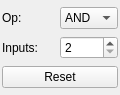
<?xml version="1.0" encoding="UTF-8"?>
<ui version="4.0">
 <class>CombineSyncEmbeddedWidget</class>
 <widget class="QWidget" name="CombineSyncEmbeddedWidget">
  <property name="geometry">
   <rect>
    <x>0</x>
    <y>0</y>
    <width>120</width>
    <height>95</height>
   </rect>
  </property>
  <property name="windowTitle">
   <string>Form</string>
  </property>
  <layout class="QVBoxLayout" name="verticalLayout">
   <property name="spacing">
    <number>2</number>
   </property>
   <property name="leftMargin">
    <number>2</number>
   </property>
   <property name="topMargin">
    <number>2</number>
   </property>
   <property name="rightMargin">
    <number>2</number>
   </property>
   <property name="bottomMargin">
    <number>2</number>
   </property>
   <item>
    <layout class="QHBoxLayout" name="operationLayout">
     <property name="spacing">
      <number>0</number>
     </property>
     <item>
      <widget class="QLabel" name="operationLabel">
       <property name="text">
        <string>Op:</string>
       </property>
      </widget>
     </item>
     <item>
      <widget class="QComboBox" name="mpComboBox">
       <item>
        <property name="text">
         <string>AND</string>
        </property>
       </item>
       <item>
        <property name="text">
         <string>OR</string>
        </property>
       </item>
      </widget>
     </item>
    </layout>
   </item>
   <item>
    <layout class="QHBoxLayout" name="inputSizeLayout">
     <property name="spacing">
      <number>0</number>
     </property>
     <item>
      <widget class="QLabel" name="inputSizeLabel">
       <property name="text">
        <string>Inputs:</string>
       </property>
      </widget>
     </item>
     <item>
      <widget class="QSpinBox" name="mpSpinBox">
       <property name="toolTip">
        <string>Number of input ports</string>
       </property>
       <property name="minimum">
        <number>2</number>
       </property>
       <property name="maximum">
        <number>10</number>
       </property>
       <property name="value">
        <number>2</number>
       </property>
      </widget>
     </item>
    </layout>
   </item>
   <item>
    <widget class="QPushButton" name="mpResetButton">
     <property name="toolTip">
      <string>Reset all ready states and sync values</string>
     </property>
     <property name="text">
      <string>Reset</string>
     </property>
    </widget>
   </item>
  </layout>
 </widget>
 <resources/>
 <connections/>
</ui>
